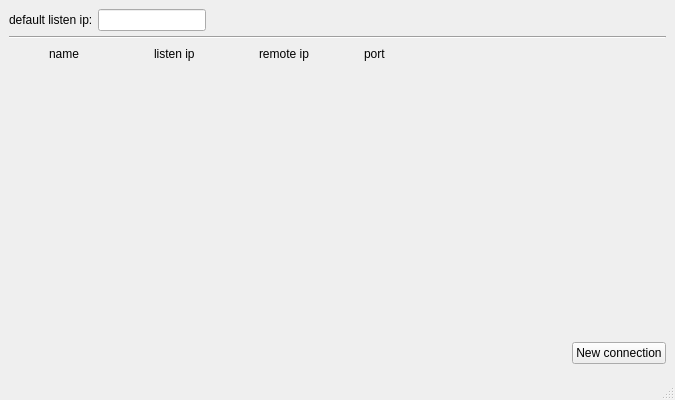
<?xml version="1.0" encoding="UTF-8"?>
<ui version="4.0">
 <class>MainWindow</class>
 <widget class="QMainWindow" name="MainWindow">
  <property name="geometry">
   <rect>
    <x>0</x>
    <y>0</y>
    <width>675</width>
    <height>400</height>
   </rect>
  </property>
  <property name="sizePolicy">
   <sizepolicy hsizetype="Fixed" vsizetype="Minimum">
    <horstretch>0</horstretch>
    <verstretch>0</verstretch>
   </sizepolicy>
  </property>
  <property name="minimumSize">
   <size>
    <width>675</width>
    <height>400</height>
   </size>
  </property>
  <property name="windowTitle">
   <string>qzita-njrack</string>
  </property>
  <widget class="QWidget" name="centralwidget">
   <property name="sizePolicy">
    <sizepolicy hsizetype="Expanding" vsizetype="Expanding">
     <horstretch>0</horstretch>
     <verstretch>0</verstretch>
    </sizepolicy>
   </property>
   <layout class="QVBoxLayout" name="verticalLayout">
    <property name="spacing">
     <number>5</number>
    </property>
    <property name="bottomMargin">
     <number>14</number>
    </property>
    <item>
     <layout class="QHBoxLayout" name="horizontalLayout">
      <item>
       <widget class="QLabel" name="label">
        <property name="text">
         <string>default listen ip:</string>
        </property>
       </widget>
      </item>
      <item>
       <widget class="QLineEdit" name="broadcatAddr">
        <property name="sizePolicy">
         <sizepolicy hsizetype="Fixed" vsizetype="Fixed">
          <horstretch>0</horstretch>
          <verstretch>0</verstretch>
         </sizepolicy>
        </property>
       </widget>
      </item>
      <item>
       <spacer name="horizontalSpacer">
        <property name="orientation">
         <enum>Qt::Horizontal</enum>
        </property>
        <property name="sizeHint" stdset="0">
         <size>
          <width>40</width>
          <height>20</height>
         </size>
        </property>
       </spacer>
      </item>
     </layout>
    </item>
    <item>
     <widget class="Line" name="line">
      <property name="orientation">
       <enum>Qt::Horizontal</enum>
      </property>
     </widget>
    </item>
    <item>
     <layout class="QHBoxLayout" name="headerLayaout">
      <item>
       <spacer name="horizontalSpacer_4">
        <property name="orientation">
         <enum>Qt::Horizontal</enum>
        </property>
        <property name="sizeType">
         <enum>QSizePolicy::Fixed</enum>
        </property>
        <property name="sizeHint" stdset="0">
         <size>
          <width>40</width>
          <height>20</height>
         </size>
        </property>
       </spacer>
      </item>
      <item>
       <widget class="QLabel" name="h_label_1">
        <property name="sizePolicy">
         <sizepolicy hsizetype="Fixed" vsizetype="Fixed">
          <horstretch>0</horstretch>
          <verstretch>0</verstretch>
         </sizepolicy>
        </property>
        <property name="minimumSize">
         <size>
          <width>100</width>
          <height>0</height>
         </size>
        </property>
        <property name="text">
         <string>name</string>
        </property>
       </widget>
      </item>
      <item>
       <widget class="QLabel" name="h_label_2">
        <property name="sizePolicy">
         <sizepolicy hsizetype="Fixed" vsizetype="Preferred">
          <horstretch>0</horstretch>
          <verstretch>0</verstretch>
         </sizepolicy>
        </property>
        <property name="minimumSize">
         <size>
          <width>100</width>
          <height>0</height>
         </size>
        </property>
        <property name="text">
         <string>listen ip</string>
        </property>
       </widget>
      </item>
      <item>
       <widget class="QLabel" name="h_label_3">
        <property name="sizePolicy">
         <sizepolicy hsizetype="Fixed" vsizetype="Preferred">
          <horstretch>0</horstretch>
          <verstretch>0</verstretch>
         </sizepolicy>
        </property>
        <property name="minimumSize">
         <size>
          <width>100</width>
          <height>0</height>
         </size>
        </property>
        <property name="text">
         <string>remote ip</string>
        </property>
       </widget>
      </item>
      <item>
       <widget class="QLabel" name="h_label_4">
        <property name="sizePolicy">
         <sizepolicy hsizetype="Fixed" vsizetype="Preferred">
          <horstretch>0</horstretch>
          <verstretch>0</verstretch>
         </sizepolicy>
        </property>
        <property name="minimumSize">
         <size>
          <width>50</width>
          <height>0</height>
         </size>
        </property>
        <property name="text">
         <string>port</string>
        </property>
        <property name="alignment">
         <set>Qt::AlignLeading|Qt::AlignLeft|Qt::AlignVCenter</set>
        </property>
       </widget>
      </item>
      <item>
       <spacer name="horizontalSpacer_3">
        <property name="orientation">
         <enum>Qt::Horizontal</enum>
        </property>
        <property name="sizeHint" stdset="0">
         <size>
          <width>40</width>
          <height>20</height>
         </size>
        </property>
       </spacer>
      </item>
     </layout>
    </item>
    <item>
     <widget class="QWidget" name="widget" native="true">
      <property name="sizePolicy">
       <sizepolicy hsizetype="Fixed" vsizetype="Fixed">
        <horstretch>0</horstretch>
        <verstretch>0</verstretch>
       </sizepolicy>
      </property>
      <layout class="QVBoxLayout" name="connLayout">
       <property name="sizeConstraint">
        <enum>QLayout::SetFixedSize</enum>
       </property>
       <property name="leftMargin">
        <number>0</number>
       </property>
       <property name="topMargin">
        <number>5</number>
       </property>
       <property name="rightMargin">
        <number>0</number>
       </property>
       <property name="bottomMargin">
        <number>5</number>
       </property>
      </layout>
     </widget>
    </item>
    <item>
     <spacer name="verticalSpacer">
      <property name="orientation">
       <enum>Qt::Vertical</enum>
      </property>
      <property name="sizeHint" stdset="0">
       <size>
        <width>20</width>
        <height>40</height>
       </size>
      </property>
     </spacer>
    </item>
    <item>
     <layout class="QHBoxLayout" name="horizontalLayout_2">
      <item>
       <spacer name="horizontalSpacer_2">
        <property name="orientation">
         <enum>Qt::Horizontal</enum>
        </property>
        <property name="sizeHint" stdset="0">
         <size>
          <width>40</width>
          <height>20</height>
         </size>
        </property>
       </spacer>
      </item>
      <item>
       <widget class="QPushButton" name="addButton">
        <property name="text">
         <string>New connection</string>
        </property>
       </widget>
      </item>
     </layout>
    </item>
   </layout>
  </widget>
  <widget class="QMenuBar" name="menubar">
   <property name="geometry">
    <rect>
     <x>0</x>
     <y>0</y>
     <width>675</width>
     <height>22</height>
    </rect>
   </property>
  </widget>
  <widget class="QStatusBar" name="statusbar"/>
 </widget>
 <resources/>
 <connections/>
</ui>
